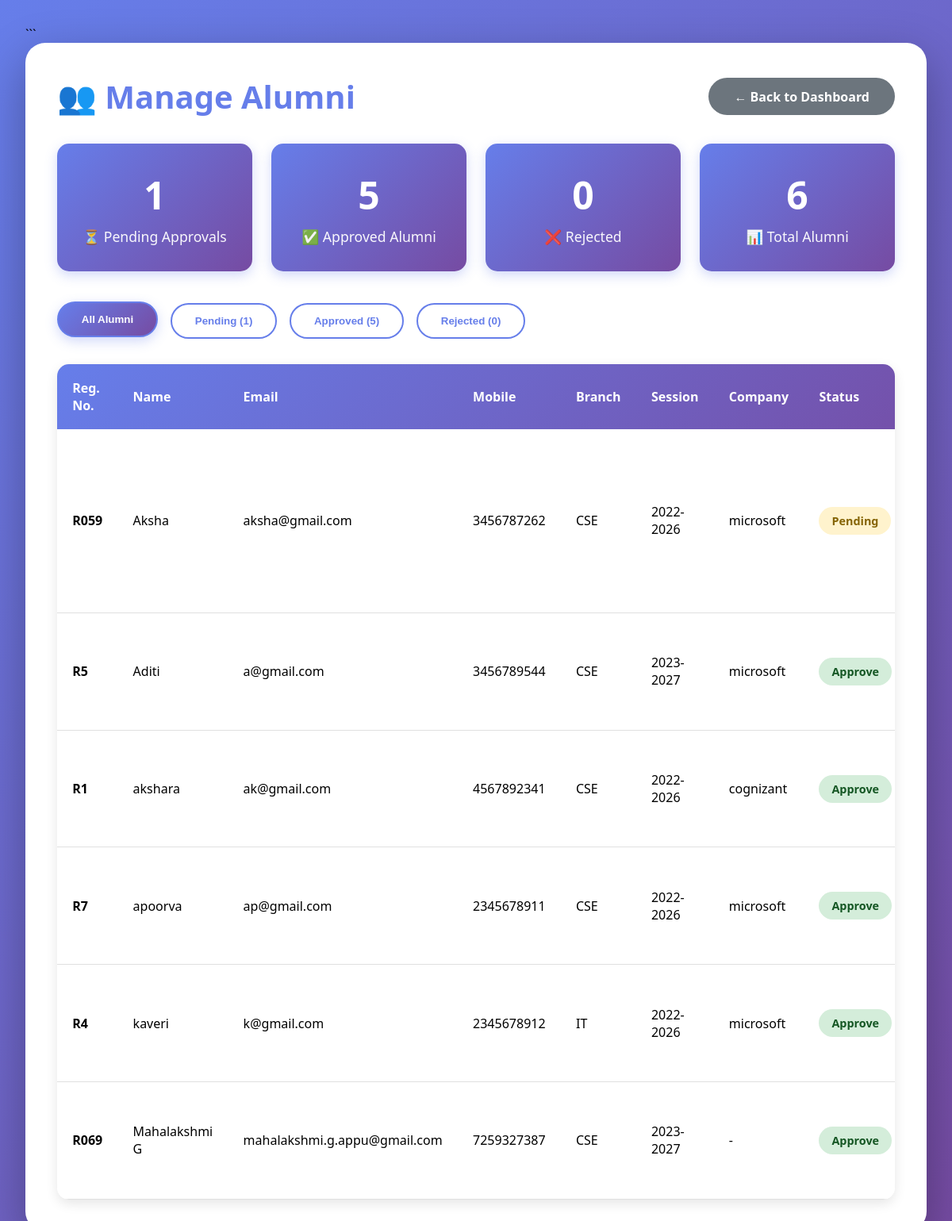
/manage_alumni.php (signed in), run on the app's committed database.
### tables this page shows
CREATE TABLE `alumniinfo` (
  `pi_name` varchar(100) NOT NULL,
  `pi_gender` varchar(20) NOT NULL,
  `pi_address` varchar(100) NOT NULL,
  `pi_email` varchar(100) NOT NULL,
  `pi_linkedin` varchar(255) DEFAULT NULL,
  `pi_instagram` varchar(255) DEFAULT NULL,
  `pi_whatsapp` varchar(20) DEFAULT NULL,
  `pi_facebook` varchar(255) DEFAULT NULL,
  `pi_twitter` varchar(255) DEFAULT NULL,
  `pi_github` varchar(255) DEFAULT NULL,
  `pi_portfolio` varchar(255) DEFAULT NULL,
  `pi_picture` longblob DEFAULT NULL,
  `pi_session` varchar(50) NOT NULL,
  `pi_branch` varchar(50) NOT NULL,
  `pi_yop` year(4) DEFAULT NULL,
  `pi_mobile` varchar(50) NOT NULL,
  `pi_company` varchar(50) NOT NULL,
  `pi_designation` varchar(100) DEFAULT NULL,
  `pi_register` varchar(100) NOT NULL,
  `show_contact` tinyint(1) DEFAULT 1 COMMENT 'Show contact info to students',
  `available_for_mentorship` tinyint(1) DEFAULT 1 COMMENT 'Available as mentor'
);

CREATE TABLE `alumnimember` (
  `pi_register` varchar(20) NOT NULL,
  `al_password` varchar(20) NOT NULL,
  `al_status` varchar(20) NOT NULL DEFAULT 'Pending'
);

### manage_alumni.php (the view, shortened to what this page needs)
<?php
include_once 'db_config.php';
$query = "SELECT ai.*, am.al_status, am.al_password
          FROM alumniinfo ai
          JOIN alumnimember am ON ai.pi_register = am.pi_register
          ORDER BY
            CASE am.al_status
                WHEN 'Pending' THEN 1
                WHEN 'Approve' THEN 2
                WHEN 'Rejected' THEN 3
            END, ai.pi_name ASC";
$alumni_result = mysqli_query($conn, $query);
$pending_query = "SELECT COUNT(*) as count FROM alumnimember WHERE al_status = 'Pending'";
$pending_result = mysqli_query($conn, $pending_query);
$pending_count = mysqli_fetch_assoc($pending_result)['count'];
$approved_query = "SELECT COUNT(*) as count FROM alumnimember WHERE al_status = 'Approve'";
$approved_result = mysqli_query($conn, $approved_query);
$approved_count = mysqli_fetch_assoc($approved_result)['count'];
$rejected_query = "SELECT COUNT(*) as count FROM alumnimember WHERE al_status = 'Rejected'";
$rejected_result = mysqli_query($conn, $rejected_query);
$rejected_count = mysqli_fetch_assoc($rejected_result)['count'];
$total_count = mysqli_num_rows($alumni_result);
?>
<!DOCTYPE html>
<html lang="en">
<head>
</head>
<body>
    <div class="container">
        <div class="header">
            <h1>👥 Manage Alumni</h1>
            <a href="adminpage.php" class="btn-back">← Back to Dashboard</a>
        </div>
        <div class="stats-grid">
            <div class="stat-card">
                <h3><?php echo $pending_count; ?></h3>
                <p>⏳ Pending Approvals</p>
            </div>
            <div class="stat-card">
                <h3><?php echo $approved_count; ?></h3>
                <p>✅ Approved Alumni</p>
            </div>
            <div class="stat-card">
                <h3><?php echo $rejected_count; ?></h3>
                <p>❌ Rejected</p>
            </div>
            <div class="stat-card">
                <h3><?php echo $total_count; ?></h3>
                <p>📊 Total Alumni</p>
            </div>
        </div>
        <div class="filter-tabs">
            <button class="filter-tab active" onclick="filterTable('all')">All Alumni</button>
            <button class="filter-tab" onclick="filterTable('Pending')">Pending (<?php echo $pending_count; ?>)</button>
            <button class="filter-tab" onclick="filterTable('Approve')">Approved (<?php echo $approved_count; ?>)</button>
            <button class="filter-tab" onclick="filterTable('Rejected')">Rejected (<?php echo $rejected_count; ?>)</button>
        </div>
        <div class="table-container">
            <table id="alumniTable">
                <thead>
                    <tr>
                        <th>Reg. No.</th>
                        <th>Name</th>
                        <th>Email</th>
                        <th>Mobile</th>
                        <th>Branch</th>
                        <th>Session</th>
                        <th>Company</th>
                        <th>Status</th>
                    </tr>
                </thead>
                <tbody>
                    <?php
                    if (mysqli_num_rows($alumni_result) > 0):
                        while ($alumni = mysqli_fetch_assoc($alumni_result)):
                    ?>
                        <tr data-status="<?php echo $alumni['al_status']; ?>">
                            <td><strong><?php echo $alumni['pi_register']; ?></strong></td>
                            <td><?php echo $alumni['pi_name']; ?></td>
                            <td><?php echo $alumni['pi_email']; ?></td>
                            <td><?php echo $alumni['pi_mobile']; ?></td>
                            <td><?php echo $alumni['pi_branch']; ?></td>
                            <td><?php echo $alumni['pi_session']; ?></td>
                            <td><?php echo $alumni['pi_company'] ? $alumni['pi_company'] : '-'; ?></td>
                            <td>
                                <span class="status-badge status-<?php echo strtolower($alumni['al_status']); ?>">
                                    <?php echo $alumni['al_status']; ?>
                                </span>
                            </td>
                        </tr>
                    <?php
                        endwhile;
                    endif; ?>
                </tbody>
            </table>
        </div>
    </div>
</body>
</html>

### manage_alumni.php (style rules this page uses)
* { margin: 0; padding: 0; box-sizing: border-box; }
body { font-family: 'Segoe UI', Tahoma, Geneva, Verdana, sans-serif; background: linear-gradient(135deg, #667eea 0%, #764ba2 100%); min-height: 100vh; padding: 2rem; padding-top: 2rem; }
.container { max-width: 1400px; margin: 0 auto; background: white; border-radius: 25px; padding: 2.5rem; box-shadow: 0 20px 60px rgba(0, 0, 0, 0.3); animation: slideUp 0.6s ease; }
.header { display: flex; justify-content: space-between; align-items: center; margin-bottom: 2rem; flex-wrap: wrap; gap: 1rem; }
h1 { color: #667eea; font-size: 2.5rem; }
.btn-back { background: #6c757d; color: white; padding: 0.8rem 2rem; border-radius: 25px; text-decoration: none; font-weight: 600; transition: all 0.3s; }
.stats-grid { display: grid; grid-template-columns: repeat(auto-fit, minmax(200px, 1fr)); gap: 1.5rem; margin-bottom: 2.5rem; }
.stat-card { background: linear-gradient(135deg, #667eea 0%, #764ba2 100%); color: white; padding: 2rem; border-radius: 15px; text-align: center; box-shadow: 0 5px 15px rgba(102, 126, 234, 0.3); transition: transform 0.3s; }
.stat-card h3 { font-size: 3rem; margin-bottom: 0.5rem; }
.stat-card p { opacity: 0.95; font-size: 1.1rem; }
.filter-tabs { display: flex; gap: 1rem; margin-bottom: 2rem; flex-wrap: wrap; }
.filter-tab { padding: 0.8rem 1.8rem; border: 2px solid #667eea; border-radius: 25px; background: white; color: #667eea; cursor: pointer; font-weight: 600; transition: all 0.3s; }
.filter-tab:hover, .filter-tab.active { background: linear-gradient(135deg, #667eea 0%, #764ba2 100%); color: white; transform: translateY(-2px); box-shadow: 0 5px 15px rgba(102, 126, 234, 0.3); }
.table-container { overflow-x: auto; border-radius: 15px; box-shadow: 0 5px 15px rgba(0, 0, 0, 0.1); }
table { width: 100%; border-collapse: collapse; background: white; }
table thead { background: linear-gradient(135deg, #667eea 0%, #764ba2 100%); color: white; }
table th { padding: 1.2rem; text-align: left; font-weight: 600; font-size: 1rem; }
table td { padding: 1.2rem; border-bottom: 1px solid #e0e0e0; }
table tbody tr { transition: background 0.3s; }
.status-badge { padding: 0.5rem 1rem; border-radius: 20px; font-size: 0.9rem; font-weight: 600; display: inline-block; }
.status-pending { background: #fff3cd; color: #856404; }
.status-approve { background: #d4edda; color: #155724; }

### data on the page
alumniinfo: pi_register "R059", pi_name "Aksha", pi_email "aksha@gmail.com", pi_mobile "3456787262", pi_branch "CSE", pi_session "2022-2026", pi_company "microsoft", pi_register.al_status "Pending"
alumniinfo: pi_register "R5", pi_name "Aditi", pi_email "a@gmail.com", pi_mobile "3456789544", pi_branch "CSE", pi_session "2023-2027", pi_company "microsoft", pi_register.al_status "Approve"
alumniinfo: pi_register "R1", pi_name "akshara", pi_email "ak@gmail.com", pi_mobile "4567892341", pi_branch "CSE", pi_session "2022-2026", pi_company "cognizant", pi_register.al_status "Approve"
alumniinfo: pi_register "R7", pi_name "apoorva", pi_email "ap@gmail.com", pi_mobile "2345678911", pi_branch "CSE", pi_session "2022-2026", pi_company "microsoft", pi_register.al_status "Approve"
alumniinfo: pi_register "R4", pi_name "kaveri", pi_email "k@gmail.com", pi_mobile "2345678912", pi_branch "IT", pi_session "2022-2026", pi_company "microsoft", pi_register.al_status "Approve"
alumniinfo: pi_register "R069", pi_name "Mahalakshmi G", pi_email "mahalakshmi.g.appu@gmail.com", pi_mobile "7259327387", pi_branch "CSE", pi_session "2023-2027", pi_register.al_status "Approve"

### other printed values
$pending_count "1"
$approved_count "5"
$rejected_count "0"
$total_count "6"
